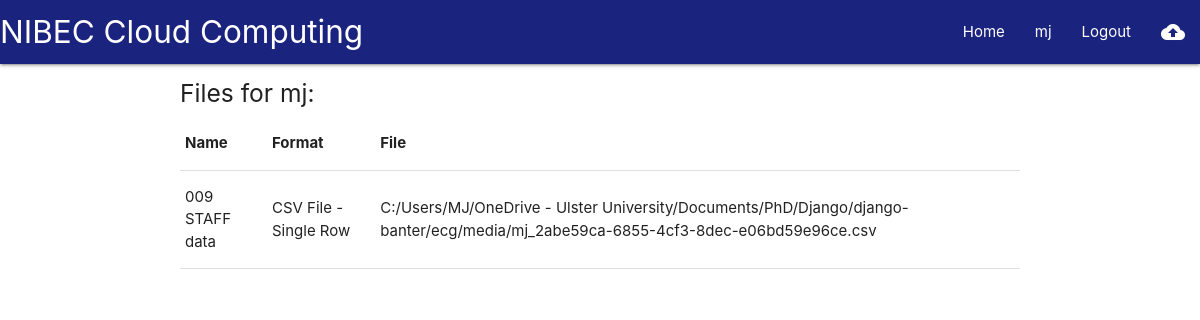
The app's page /account/ (signed in) with its own data.
### core/models.py (models this page shows, shortened)
class File(models.Model):
    def content_filename(instance, filename):   # dynamic filename changing for the uploaded file when saving
        ext = filename.split('.')[-1]   # get file extension
        filename = "%s_%s.%s" % (instance.user, instance.id, ext)   # filename is username_id.ext e.g mj_45ds.jpeg
        return os.path.join(settings.MEDIA_ROOT, filename)  # return filepath for storage
    user = models.ForeignKey(User, on_delete=models.CASCADE)    # link to the user uploading the file
    id = models.UUIDField(primary_key=True, default=uuid.uuid4, editable=False)  # unique ID for the file
    name = models.CharField(max_length=100, default=' ')    # user-given name for the file
    uploaded_file = models.FileField(upload_to=content_filename, null=True, max_length=200)     # the file itself
    format = models.ForeignKey(FileFormat, on_delete=models.CASCADE, related_name='formats',
                               default=FileFormat.objects.values('name')[0])

class FileFormat(models.Model):
    INPUT = "I"
    OUTPUT = "O"
    DUPLEX = "D"
    IO_CHOICES = (
        (INPUT, "Input Only"),
        (OUTPUT, "Output Only"),
        (DUPLEX, "Input / Output"),
    )
    name = models.CharField(max_length=100)
    io = models.CharField(max_length=1, choices=IO_CHOICES, default=DUPLEX)
    extension = models.CharField(max_length=100)
    mime_type = models.CharField(max_length=100)
    description = models.TextField()
    def __str__(self):
        return self.name

### core/views.py (the view)
# urls.py: path('account/', views.show_files, name='show_files'),
def show_files(request):
    if request.user.is_authenticated:
        current_user = request.user
        files = File.objects.filter(user=current_user)
    else:
        current_user = None
    context = {
        'current_user': current_user,
        'files': files,
    }
    return render(request, 'show_files.html', context)

### core/templates/show_files.html
{% extends 'base.html' %}
{% block content %}
    {% if current_user.is_authenticated %}
        <h5>Files for {{ current_user.username }}:</h5>
        <table>
            <thead>
                <tr>
                    <th>Name</th>
                    <th>Format</th>
                    <th>File</th>
                </tr>
            </thead>
            <tbody>
                {% for file in files %}
                    <tr>
                        <td>{{ file.name }}</td>
                        <td>{{ file.format }}</td>
                        <td>{{ file.uploaded_file }}</td>
                    </tr>
                {% endfor %}
            </tbody>
        </table>
    {% endif %}
{% endblock %}

### core/templates/navbar.html
<nav class="indigo darken-4">
<div class="nav-wrapper">
  <a href="{% url 'index' %}" class="brand-logo">NIBEC Cloud Computing</a>
  <ul id="nav-mobile" class="right hide-on-med-and-down">
    <li><a href="{% url 'index' %}">Home</a></li>
      {% if user.is_authenticated %}
        <li><a href="{% url 'show_files' %}">{{ user.username }}</a></li>
        <li><a href="{% url 'logout' %}">Logout</a></li>
        <li><a href="{% url 'upload' %}"><i class="material-icons">cloud_upload</i></a></li>
      {% else %}
        <li><a href="{% url 'register' %}">Register</a></li>
        <li><a href="{% url 'login' %}">Login</a></li>
      {% endif %}
  </ul>
</div>
</nav>

### records on screen
File: name "009 STAFF data", format "CSV File - Single Row", uploaded_file "C:/Users/MJ/OneDrive - Ulster University/Documents/PhD/Django/django-banter/ecg/media/mj_2abe59ca-6855-4cf3-8dec-e06bd59e96ce.csv"

### other values on screen
{{ user.username }} "mj"
{{ current_user.username }} "mj"
